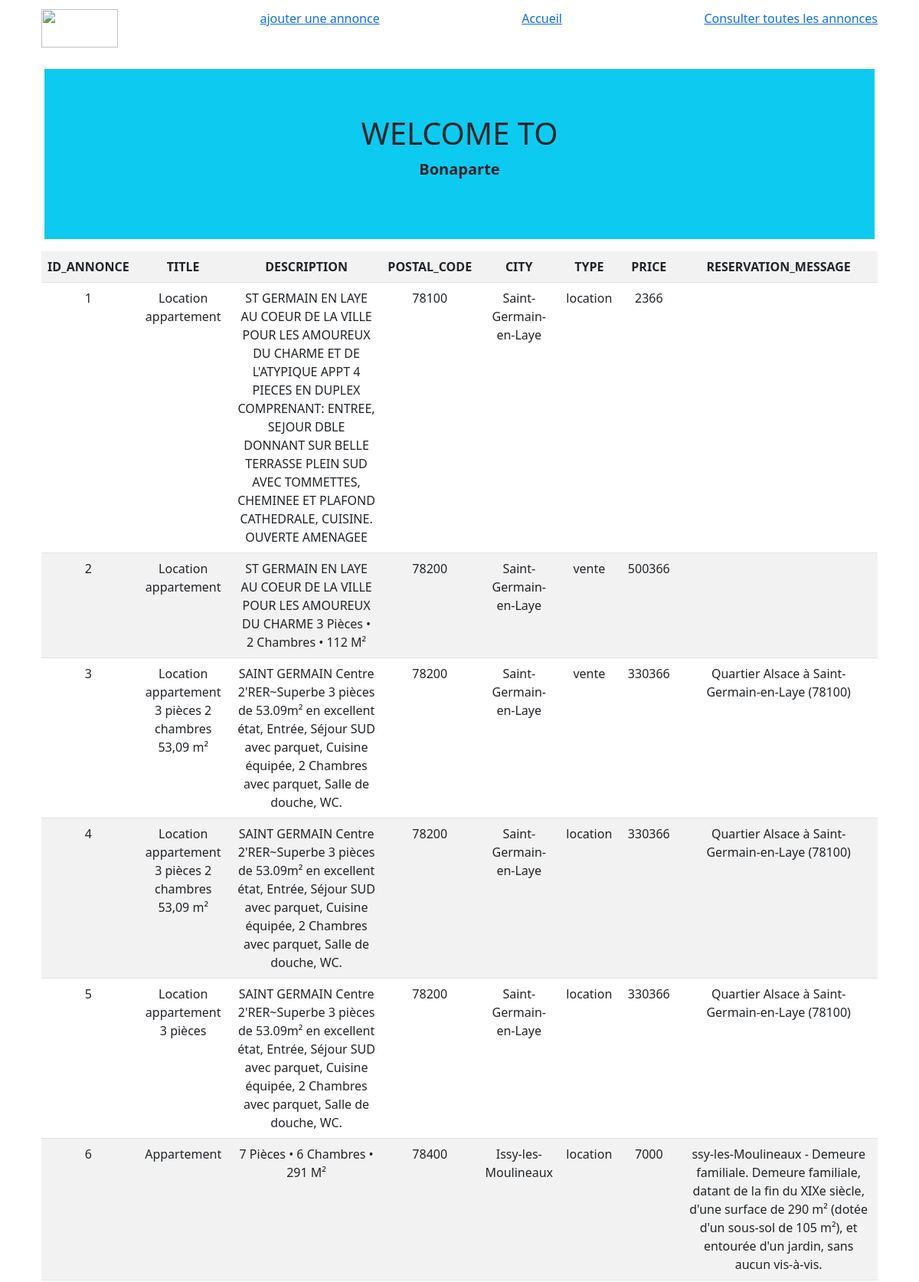
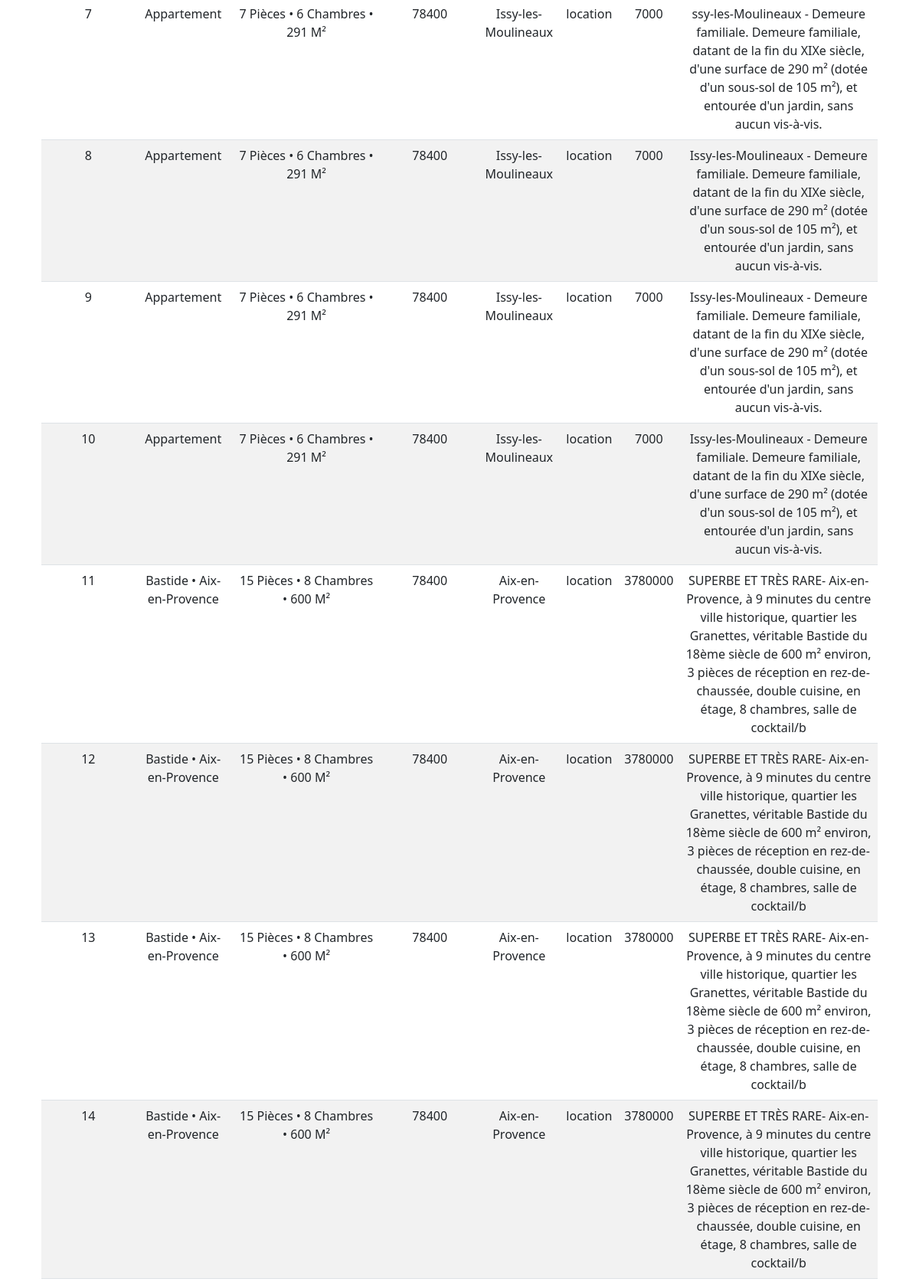
The page / (upper part) on the database its author committed (2 pictures, top to bottom).
### tables this page shows
CREATE TABLE `advert` (
  `id_annonce` int(11) NOT NULL,
  `title` varchar(255) DEFAULT NULL,
  `description` varchar(255) NOT NULL,
  `postal_code` int(8) DEFAULT NULL,
  `city` varchar(255) NOT NULL,
  `type` enum('location','vente','','') NOT NULL DEFAULT '',
  `price` int(11) DEFAULT NULL,
  `reservation_message` varchar(255) NOT NULL
);

### index.php (the view, shortened to what this page needs)
<?php
require_once('./init.php');
include_once('./inc.php/header.php');
include_once('./inc.php/nav.php');
?>
<div class="container">
    <?php
    $annonce = $bdd->query("SELECT * FROM advert LIMIT 0,15");
    ?>
<table class="table  table-striped  text-center"><tr>
    <?php
    for($i = 0; $i < $annonce->columnCount(); $i++):
        $colonne = $annonce->getColumnMeta($i);
    ?>
            <th><?= strtoupper($colonne['name']) ?></th>
    <?php
    endfor; ?>
    </tr>
     <?php while($affichage = $annonce->fetch(PDO::FETCH_ASSOC)):
    ?>
        <tr>
            <?php foreach($affichage as $key => $value): ?>
                <td><?= $value ?></td>
            <?php endforeach; ?>
        </tr>
    <?php endwhile; ?>
    </table>
</div>
<?php
include('./inc.php/footer.php');

### inc.php/header.php (shortened to what this page needs)
<!doctype html>
<html lang="en">
    <head>
        <link href="https://cdn.jsdelivr.net/npm/bootstrap@5.0.1/dist/css/bootstrap.min.css" rel="stylesheet">
    </head>
    <body >

### inc.php/nav.php (shortened to what this page needs)
<header class="site-header container position-relative stiky-top py-1">
 <nav class="container d-flex flex-md-row justify-content-between">
            <a class="py-2" href="./index.php">
            <img alt="" src="https://www.francetvinfo.fr/image/75wku2m5u-c0e0/580/326/24540917.jpg" width="100" height="50"  >
            </a>
        <a class="py-2  d-md-inline-block" href="./ajout_annonce.php">ajouter une annonce</a>
        <a class="py-2 d-none d-md-inline-block" href="./index.php">Accueil</a>
        <a class="py-2 d-none d-md-inline-block" href="./consulter_les_annonces.php">Consulter toutes les annonces</a>
</nav>
    </header>
    <main class="container">
    <div class="position-relative overflow-hidden p-4 p-md-5 m-md-3 text-center bg-info">
        <div class="col-md-4 p-lg-1 mx-auto my-2">
            <h1 class="display-6 fw-normal">WELCOME TO</h1>
            <p class="lead fw-bold text-dark" >Bonaparte</p>
       </div>
        </div>

### inc.php/footer.php (shortened to what this page needs)
</main>
    </body>
</html>

### rows shown on the page
advert: id_annonce "1", title "Location appartement", description "ST GERMAIN EN LAYE AU COEUR DE LA VILLE POUR LES AMOUREUX DU CHARME ET DE L'ATYPIQUE APPT 4 PIECES EN DUPLEX COMPRENANT: ENTREE, SEJOUR DBLE DONNANT SUR BELLE TERRASSE PLEIN SUD AVEC TOMMETTES, CHEMINEE ET PLAFOND CATHEDRALE, CUISINE. OUVERTE AMENAGEE", postal_code "78100", city "Saint-Germain-en-Laye", type "location", price "2366"
advert: id_annonce "2", title "Location appartement", description "ST GERMAIN EN LAYE AU COEUR DE LA VILLE POUR LES AMOUREUX DU CHARME 3 Pièces • 2 Chambres • 112 M²", postal_code "78200", city "Saint-Germain-en-Laye", type "vente", price "500366"
advert: id_annonce "3", title "Location appartement 3 pièces 2 chambres 53,09 m²", description "SAINT GERMAIN Centre 2'RER~Superbe 3 pièces de 53.09m² en excellent état, Entrée, Séjour SUD avec parquet, Cuisine équipée, 2 Chambres avec parquet, Salle de douche, WC.", postal_code "78200", city "Saint-Germain-en-Laye", type "vente", price "330366", reservation_message "Quartier Alsace à Saint-Germain-en-Laye (78100)"
advert: id_annonce "4", title "Location appartement 3 pièces 2 chambres 53,09 m²", description "SAINT GERMAIN Centre 2'RER~Superbe 3 pièces de 53.09m² en excellent état, Entrée, Séjour SUD avec parquet, Cuisine équipée, 2 Chambres avec parquet, Salle de douche, WC.", postal_code "78200", city "Saint-Germain-en-Laye", type "location", price "330366", reservation_message "Quartier Alsace à Saint-Germain-en-Laye (78100)"
advert: id_annonce "5", title "Location appartement 3 pièces", description "SAINT GERMAIN Centre 2'RER~Superbe 3 pièces de 53.09m² en excellent état, Entrée, Séjour SUD avec parquet, Cuisine équipée, 2 Chambres avec parquet, Salle de douche, WC.", postal_code "78200", city "Saint-Germain-en-Laye", type "location", price "330366", reservation_message "Quartier Alsace à Saint-Germain-en-Laye (78100)"
advert: id_annonce "6", title "Appartement", description "7 Pièces • 6 Chambres • 291 M²", postal_code "78400", city "Issy-les-Moulineaux", type "location", price "7000", reservation_message "ssy-les-Moulineaux - Demeure familiale. Demeure familiale, datant de la fin du XIXe siècle, d'une surface de 290 m² (dotée d'un sous-sol de 105 m²), et entourée d'un jardin, sans aucun vis-à-vis."
advert: id_annonce "7", title "Appartement", description "7 Pièces • 6 Chambres • 291 M²", postal_code "78400", city "Issy-les-Moulineaux", type "location", price "7000", reservation_message "ssy-les-Moulineaux - Demeure familiale. Demeure familiale, datant de la fin du XIXe siècle, d'une surface de 290 m² (dotée d'un sous-sol de 105 m²), et entourée d'un jardin, sans aucun vis-à-vis."
advert: id_annonce "8", title "Appartement", description "7 Pièces • 6 Chambres • 291 M²", postal_code "78400", city "Issy-les-Moulineaux", type "location", price "7000", reservation_message "Issy-les-Moulineaux - Demeure familiale. Demeure familiale, datant de la fin du XIXe siècle, d'une surface de 290 m² (dotée d'un sous-sol de 105 m²), et entourée d'un jardin, sans aucun vis-à-vis."
advert: id_annonce "9", title "Appartement", description "7 Pièces • 6 Chambres • 291 M²", postal_code "78400", city "Issy-les-Moulineaux", type "location", price "7000", reservation_message "Issy-les-Moulineaux - Demeure familiale. Demeure familiale, datant de la fin du XIXe siècle, d'une surface de 290 m² (dotée d'un sous-sol de 105 m²), et entourée d'un jardin, sans aucun vis-à-vis."
advert: id_annonce "10", title "Appartement", description "7 Pièces • 6 Chambres • 291 M²", postal_code "78400", city "Issy-les-Moulineaux", type "location", price "7000", reservation_message "Issy-les-Moulineaux - Demeure familiale. Demeure familiale, datant de la fin du XIXe siècle, d'une surface de 290 m² (dotée d'un sous-sol de 105 m²), et entourée d'un jardin, sans aucun vis-à-vis."
advert: id_annonce "11", title "Bastide • Aix-en-Provence", description "15 Pièces • 8 Chambres • 600 M²", postal_code "78400", city "Aix-en-Provence", type "location", price "3780000", reservation_message "SUPERBE ET TRÈS RARE- Aix-en-Provence, à 9 minutes du centre ville historique, quartier les Granettes, véritable Bastide du 18ème siècle de 600 m² environ, 3 pièces de réception en rez-de-chaussée, double cuisine, en étage, 8 chambres, salle de cocktail/b"
advert: id_annonce "12", title "Bastide • Aix-en-Provence", description "15 Pièces • 8 Chambres • 600 M²", postal_code "78400", city "Aix-en-Provence", type "location", price "3780000", reservation_message "SUPERBE ET TRÈS RARE- Aix-en-Provence, à 9 minutes du centre ville historique, quartier les Granettes, véritable Bastide du 18ème siècle de 600 m² environ, 3 pièces de réception en rez-de-chaussée, double cuisine, en étage, 8 chambres, salle de cocktail/b"
advert: id_annonce "13", title "Bastide • Aix-en-Provence", description "15 Pièces • 8 Chambres • 600 M²", postal_code "78400", city "Aix-en-Provence", type "location", price "3780000", reservation_message "SUPERBE ET TRÈS RARE- Aix-en-Provence, à 9 minutes du centre ville historique, quartier les Granettes, véritable Bastide du 18ème siècle de 600 m² environ, 3 pièces de réception en rez-de-chaussée, double cuisine, en étage, 8 chambres, salle de cocktail/b"
advert: id_annonce "14", title "Bastide • Aix-en-Provence", description "15 Pièces • 8 Chambres • 600 M²", postal_code "78400", city "Aix-en-Provence", type "location", price "3780000", reservation_message "SUPERBE ET TRÈS RARE- Aix-en-Provence, à 9 minutes du centre ville historique, quartier les Granettes, véritable Bastide du 18ème siècle de 600 m² environ, 3 pièces de réception en rez-de-chaussée, double cuisine, en étage, 8 chambres, salle de cocktail/b"

### other values the page prints
$colonne['name'] "ID_ANNONCE"
$colonne['name'] "TITLE"
$colonne['name'] "DESCRIPTION"
$colonne['name'] "POSTAL_CODE"
$colonne['name'] "CITY"
$colonne['name'] "TYPE"
$colonne['name'] "PRICE"
$colonne['name'] "RESERVATION_MESSAGE"
